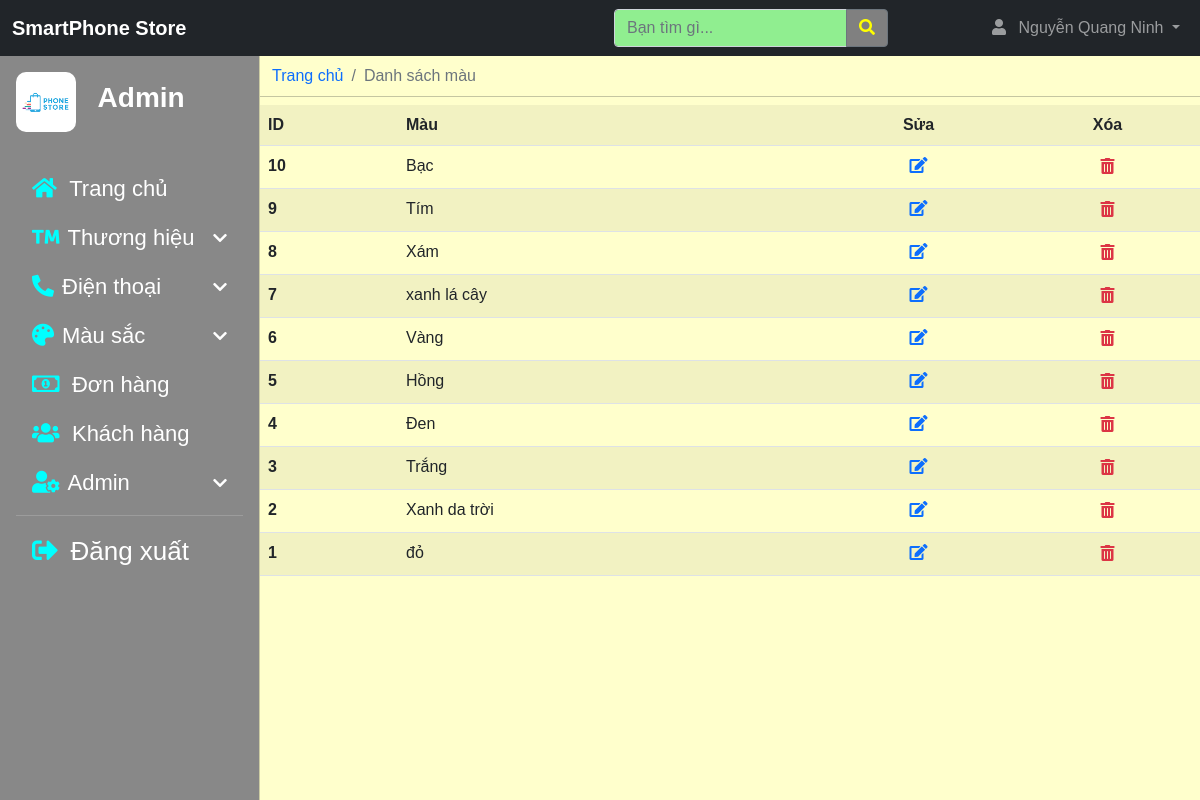
The app's page /administrator/index.php?color_list (signed in) with its own data.
### tables this page shows
CREATE TABLE `product_color` (
  `product_color_id` int(10) NOT NULL,
  `product_color_name` varchar(255) NOT NULL
);

### administrator/color_list.php (the view, shortened to what this page needs)
<div class="row">
    <div class="col-md-12">
        <nav aria-label="breadcrumb">
            <ol class="breadcrumb">
            <li class="breadcrumb-item"><a class="breadcrumb-link" href="index.php?dashboard">Trang chủ</a></li>
              <li class="breadcrumb-item active" aria-current="page">Danh sách màu</li>
            </ol>
          </nav>
    </div>
    <hr class="dropdown-divider">
    <table class="table table-striped table-hover">
    <tr>
        <th scope="col">ID</th>
        <th scope="col">Màu</th>
        <th scope="col" class="text-center">Sửa</th>
        <th scope="col" class="text-center">Xóa</th>
    </tr>
    <?php
        $get_product_color = "select * from product_color ORDER BY product_color_id DESC";
        $run_product_color = mysqli_query($conn, $get_product_color);
        while($row_product_color = mysqli_fetch_array($run_product_color)){
            $product_color_id = $row_product_color['product_color_id'];
            $product_color_name = $row_product_color['product_color_name'];
    ?>
    <tr>
        <th scope="row"><?php echo $product_color_id; ?></th>
        <td><?php echo $product_color_name ?></td>
        <td class="text-center text-primary"><a href="index.php?color_edit=<?php echo $product_color_id; ?>" class="text-primary"><i class="fas fa-edit"></i></td>
        <td class="text-center"><button style="border: none; background-color: transparent;" onclick="del_product_color(<?php echo $product_color_id; ?>)" class="text-danger"><i class="fas fa-trash-alt"></i></button></td>
    </tr>
    <?php
        }
    ?>
    </table>
</div>

### administrator/css/index.css (style rules this page uses)
body { margin: 0; padding: 0; font-family: Arial, Helvetica, sans-serif; }
@media (min-width:992px) { body { overflow: auto !important; } }

### administrator/css/product_add.css (style rules this page uses)
.breadcrumb { margin: 0; }
.breadcrumb-link { text-decoration: none; }

### records on screen
product_color: product_color_id "10", product_color_name "Bạc"
product_color: product_color_id "9", product_color_name "Tím"
product_color: product_color_id "8", product_color_name "Xám"
product_color: product_color_id "7", product_color_name "xanh lá cây"
product_color: product_color_id "6", product_color_name "Vàng"
product_color: product_color_id "5", product_color_name "Hồng"
product_color: product_color_id "4", product_color_name "Đen"
product_color: product_color_id "3", product_color_name "Trắng"
product_color: product_color_id "2", product_color_name "Xanh da trời"
product_color: product_color_id "1", product_color_name "đỏ"

### other values on screen
$admin_name "Nguyễn Quang Ninh"
